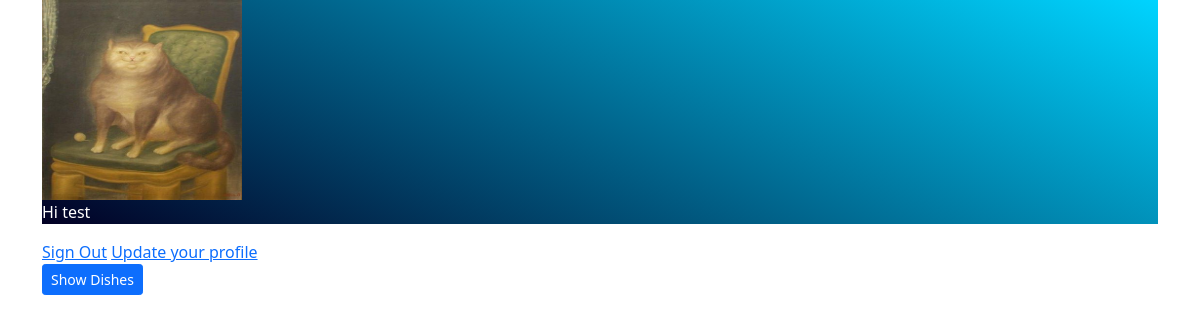
Screenshot of /Login/home.php (signed in) with the database file from the repository.
### tables this page shows
CREATE TABLE `user` (
  `id` int(11) NOT NULL,
  `first_name` varchar(255) NOT NULL,
  `last_name` varchar(255) NOT NULL,
  `password` varchar(255) NOT NULL,
  `date_of_birth` date NOT NULL,
  `email` varchar(255) NOT NULL,
  `picture` varchar(255) DEFAULT NULL,
  `status` varchar(4) NOT NULL DEFAULT 'user'
);

### Login/home.php (the view, shortened to what this page needs)
<?php
require_once 'components/db_connect.php';
$res = mysqli_query($connect, "SELECT * FROM user WHERE id=" . $_SESSION['user']);
$row = mysqli_fetch_array($res, MYSQLI_ASSOC);
?>
<!DOCTYPE html>
<html lang="en">
<head>
<?php require_once 'components/boot.php'?>
</head>
<body>
<div class="container">
    <div class="hero">
        <img class="userImage" src="pictures/<?php echo $row['picture']; ?>" alt="<?php echo $row['first_name']; ?>">
        <p class="text-white" >Hi <?php echo $row['first_name']; ?></p>
    </div>
    <a href="logout.php?logout">Sign Out</a>
    <a href="update.php?id=<?php echo $_SESSION['user'] ?>">Update your profile</a><br>
    <a href='dishes.php'><button class='btn btn-primary btn-sm' type='button'>Show Dishes</button></a>
</div>
</body>
</html>

### Login/home.php (style rules this page uses)
.userImage { width: 200px; height: 200px; }
.hero { background: rgb(2,0,36); background: linear-gradient(24deg, rgba(2,0,36,1) 0%, rgba(0,212,255,1) 100%); }

### rows the page displays
user: picture+first_name (picture), first_name "test"
